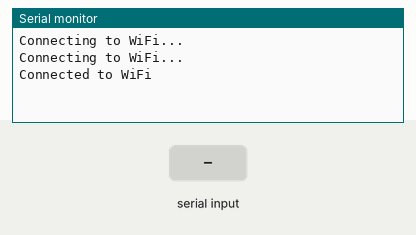
Recording of a sketch running on a simulated ESP32. On the bench: the last lines printed to the serial monitor. Inputs (shaded band) come from the test bench. WiFi joins after 1.5 s; servers stay silent unless stated; uploads are accepted with an empty reply.

Above: at 3.2 s.
3.3 s: "1" received over the second serial link
At 4.3 s:
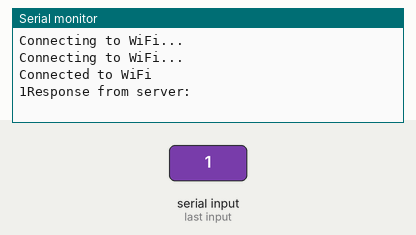
4.8 s: "0" received over the second serial link
At 5.5 s:
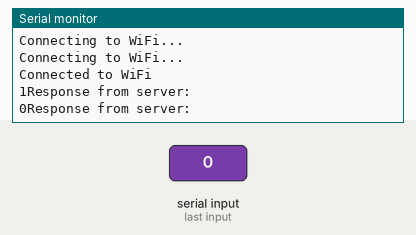

Measured:
- after the input at 3.3 s, the serial monitor: prints a new line at once (image 1)
- after the input at 4.8 s, the serial monitor: prints a new line at once (image 2)

The sketch:

ESP.ino
```cpp
// ESP32
// run with php -S 0.0.0.0:8000

#include <WiFi.h>
#include <HTTPClient.h>

// set network ssid and key
const char* ssid = "wifi";
const char* password = "pass";

const char* serverName = "http://ip:8000/data_receiver.php";

#define RXD1 18
#define TXD1 17

void setup() {
  Serial.begin(9600);
  Serial1.begin(9600, SERIAL_8N1, RXD1, TXD1);


  // Connect to wifi
  WiFi.begin(ssid, password);
  while (WiFi.status() != WL_CONNECTED) {
    delay(1000);
    Serial.println("Connecting to WiFi...");
  }
  Serial.println("Connected to WiFi");
}

void serialTransmit(String data) {
  Serial1.print(data);
}

String serialRead() {
  String receivedData = "";
  while (Serial1.available()) {
    char incomingByte = Serial1.read();
    receivedData += incomingByte;
  }
  return receivedData;
}

void loop() {
  // Read from Serial1 and send to Serial
  String received = serialRead();
  if (received.length() > 0) {
    Serial.print(received);

  sendCsvLine(received);
  }

  // Read from Serial and send to Serial1
  if (Serial.available()) {
    String inputString = "";
    while (Serial.available()) {
      char incomingByte = Serial.read();
      inputString += incomingByte;
    }
    serialTransmit(inputString);
  }
}


void sendCsvLine(String csvLine) {
  // Check wifi connection
  if (WiFi.status() == WL_CONNECTED) {
    HTTPClient http;
    http.begin(serverName);  // set destitnation for http request

    // set the post request content type
    http.addHeader("Content-Type", "application/x-www-form-urlencoded");

    // make the post request payload
    String postData = "csv_line=" + csvLine;

    // Send the post request
    int httpResponseCode = http.POST(postData);

    // check the response
    if (httpResponseCode > 0) {
      String response = http.getString();
      Serial.println("Response from server: " + response);
    } else {
      Serial.println("Error on sending POST: " + String(httpResponseCode));
    }

    // close the connection
    http.end();
  } else {
    Serial.println("WiFi Disconnected");
  }
}
```
